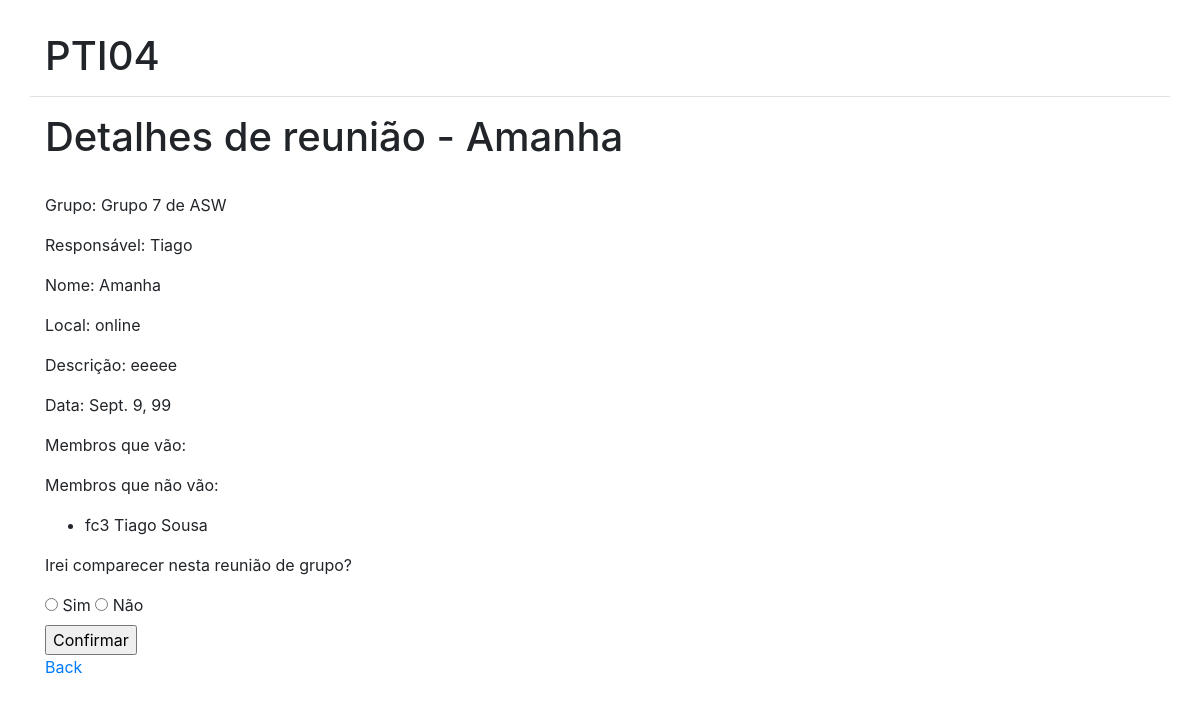
Screenshot of /mygroup/3/this-meeting/ with the database file from the repository.
### login/models.py (models this page shows, shortened)
class Meeting(models.Model):
    group = models.ForeignKey(Group, on_delete=models.CASCADE,blank=True, null=True)
    owner = models.ForeignKey(User, blank=True, null=True, on_delete=models.CASCADE)
    willgo = models.ManyToManyField(User, related_name = 'towillgo')
    wontgo = models.ManyToManyField(User, related_name = 'towontgo')
    name = models.CharField(max_length=20)
    location = models.CharField(max_length=20)
    description = models.CharField(max_length=100)
    date = models.DateField(blank=True, null=True)

class Group(models.Model):
    subject = models.ForeignKey(Subject, on_delete=models.CASCADE)
    members = models.ManyToManyField(User)
    name = models.CharField(max_length=20)
    def __str__(self):
        return f'Grupo {self.id} de {self.subject.name}'

class Subject(models.Model):
    name = models.CharField(max_length=50)
    groups_max = models.IntegerField(default=7)
    groups_deadline = models.DateField(blank=True,null=True)
    groups_on = models.BooleanField(default=False)

class User(AbstractBaseUser):
    email = models.EmailField(
        verbose_name='email address',
        max_length=255,
        unique=True,
    )
    date_of_birth = models.DateField(blank=True, null=True)
    is_active = models.BooleanField(default=True)
    is_admin = models.BooleanField(default=False)
    is_student = models.BooleanField(default=False)
    is_teacher = models.BooleanField(default=False)
    subjects = models.ManyToManyField(Subject, null=True, blank=True)
    firstname = models.CharField(blank=True, null=True, max_length=20)
    surname = models.CharField(blank=True, null=True, max_length=20)
    objects = UserManager()
    USERNAME_FIELD = 'email'
    def __str__(self):
        if self.firstname and self.surname:
            return "fc"+str(self.id)+" "+self.firstname + " " + self.surname
        else:
            return str(self.email)

### mygroup/views.py (the view, shortened to what this page needs)
# urls.py: path('<int:meet_id>/this-meeting/', views.this_meeting, name='this-meeting'),
def this_meeting(request, meet_id=None):
    try:
        meeting = Meeting.objects.get(id=meet_id)
    except:
        raise Http404
    context = {}
    context['meeting'] = meeting
    return render(request, 'mygroup/this-meeting.html', context)

### templates/mygroup/this-meeting.html (shortened to what this page needs)
{% extends "base.html" %}
{% block content %}
<h1>Detalhes de reunião - {{ meeting.name }}</h1>
<br>
<p>Grupo: {{ meeting.group }}</p>
<p>Responsável: {{ meeting.owner.firstname }}</p>
<p>Nome: {{ meeting.name }}</p>
<p>Local: {{ meeting.location }}</p>
<p>Descrição: {{ meeting.description }}</p>
<p>Data: {{ meeting.date }}</p>
<p>Membros que vão: </p>
<p>Membros que não vão: </p>
<ul>
{% for user in meeting.wontgo.all %}
<li>{{ user }}</li>
{% endfor %}
</ul>
<div>
    <p>Irei comparecer nesta reunião de grupo?</p>
    <form method="POST" action="{% url 'this-meeting' meeting.id %}">
        <input type="radio" id="assign" name="assign" value="yes">
        <label for="yes">Sim</label>
        <input type="radio" id="assign" name="assign" value="no">
        <label for="yes">Não</label>
        <br>
        <input type="submit" value="Confirmar">
    </form>
</div>
<a href="{% url 'meetings' meeting.group.subject.id %}">Back</a>
{% endblock %}

### rows the page displays
Meeting: name "Amanha", group "Grupo 7 de ASW", owner.firstname "Tiago", location "online", description "eeeee", date "Sept. 9, 99"
User: firstname+surname+id "fc3 Tiago Sousa"
